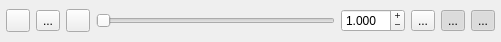
<?xml version="1.0" encoding="UTF-8"?>
<ui version="4.0">
    <class>MovieBar</class>
    <widget class="QWidget" name="MovieBar">
        <property name="geometry">
            <rect>
                <x>0</x>
                <y>0</y>
                <width>501</width>
                <height>42</height>
            </rect>
        </property>
        <property name="windowTitle">
            <string>Form</string>
        </property>
        <layout class="QHBoxLayout" name="horizontalLayout">
            <property name="leftMargin">
                <number>6</number>
            </property>
            <property name="topMargin">
                <number>6</number>
            </property>
            <property name="rightMargin">
                <number>6</number>
            </property>
            <property name="bottomMargin">
                <number>6</number>
            </property>
            <item>
                <widget class="QToolButton" name="prevBtn">
                    <property name="icon">
                        <iconset theme="previous">
                            <normaloff>.</normaloff>.
                        </iconset>
                    </property>
                </widget>
            </item>
            <item>
                <widget class="QToolButton" name="playBtn">
                    <property name="text">
                        <string>...</string>
                    </property>
                </widget>
            </item>
            <item>
                <widget class="QToolButton" name="nextBtn">
                    <property name="icon">
                        <iconset theme="next">
                            <normaloff>.</normaloff>.
                        </iconset>
                    </property>
                </widget>
            </item>
            <item>
                <widget class="QSlider" name="movieSlider">
                    <property name="pageStep">
                        <number>1</number>
                    </property>
                    <property name="orientation">
                        <enum>Qt::Horizontal</enum>
                    </property>
                </widget>
            </item>
            <item>
                <widget class="QDoubleSpinBox" name="speedBox">
                    <property name="toolTip">
                        <string>Slow factor - time between each frame will me multiplied by this value</string>
                    </property>
                    <property name="buttonSymbols">
                        <enum>QAbstractSpinBox::PlusMinus</enum>
                    </property>
                    <property name="decimals">
                        <number>3</number>
                    </property>
                    <property name="minimum">
                        <double>0.001000000000000</double>
                    </property>
                    <property name="maximum">
                        <double>10.000000000000000</double>
                    </property>
                    <property name="singleStep">
                        <double>0.100000000000000</double>
                    </property>
                    <property name="value">
                        <double>1.000000000000000</double>
                    </property>
                </widget>
            </item>
            <item>
                <widget class="QToolButton" name="sweepBtn">
                    <property name="text">
                        <string>...</string>
                    </property>
                </widget>
            </item>
            <item>
                <widget class="QToolButton" name="sameWindowBtn">
                    <property name="toolTip">
                        <string>Try using same window during movie</string>
                    </property>
                    <property name="text">
                        <string>...</string>
                    </property>
                    <property name="checkable">
                        <bool>true</bool>
                    </property>
                    <property name="checked">
                        <bool>true</bool>
                    </property>
                </widget>
            </item>
            <item>
                <widget class="QToolButton" name="sameTransformBtn">
                    <property name="toolTip">
                        <string>Try using same rotate/scale during movie</string>
                    </property>
                    <property name="text">
                        <string>...</string>
                    </property>
                    <property name="checkable">
                        <bool>true</bool>
                    </property>
                    <property name="checked">
                        <bool>true</bool>
                    </property>
                </widget>
            </item>
        </layout>
    </widget>
    <resources/>
    <connections/>
</ui>
